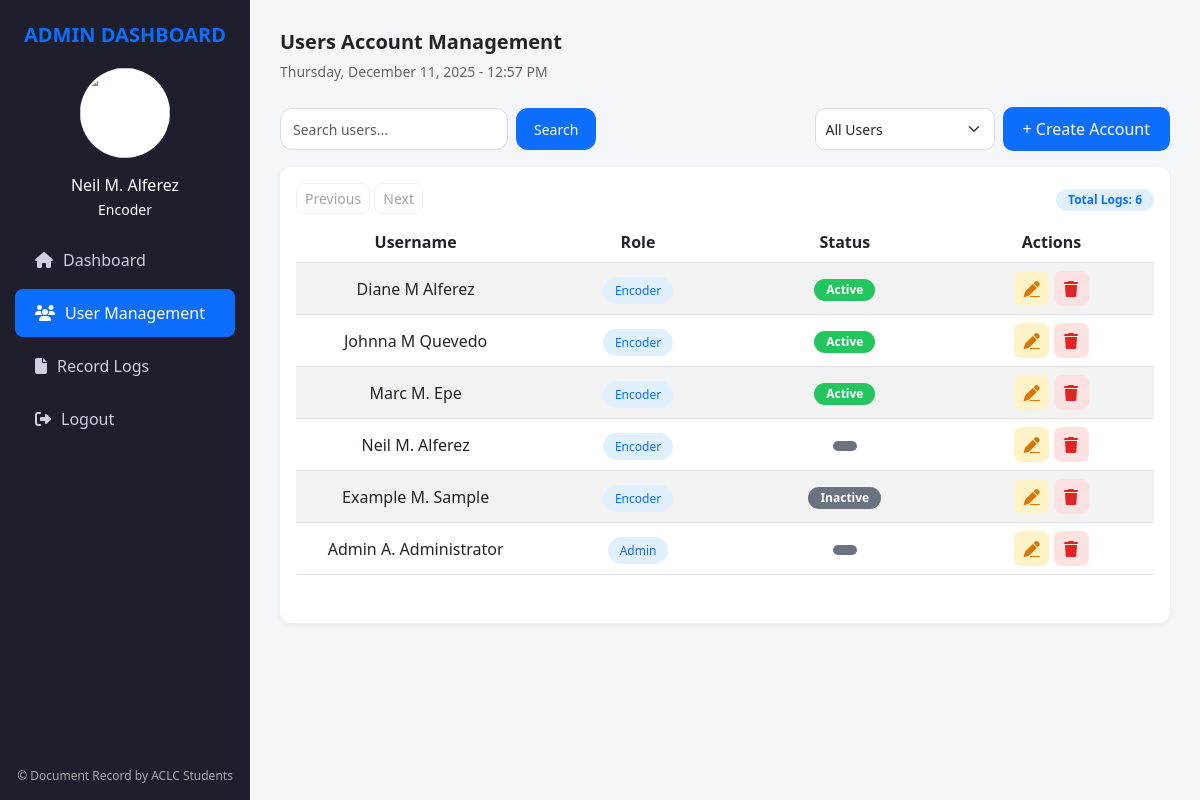
/admin/user_manage.php (signed in), run on the app's committed database.
### tables this page shows
CREATE TABLE `users` (
  `id` int(11) NOT NULL,
  `first_name` varchar(100) NOT NULL,
  `middle_initial` varchar(5) DEFAULT NULL,
  `last_name` varchar(100) NOT NULL,
  `username` varchar(100) NOT NULL,
  `email` varchar(255) NOT NULL,
  `password` varchar(255) NOT NULL,
  `role` enum('admin','encoder') NOT NULL,
  `status` enum('Active','Inactive') NOT NULL DEFAULT 'Active',
  `permissions` longtext DEFAULT NULL CHECK (json_valid(`permissions`)),
  `created_at` timestamp NOT NULL DEFAULT current_timestamp()
);

### admin/user_manage.php (the view, shortened to what this page needs)
<?php
include '../db.php';
$admin_id = $_SESSION['user_id'];
$sql = "SELECT first_name, middle_initial, last_name, role FROM users WHERE id = $admin_id LIMIT 1";
$result = $conn->query($sql);
if ($result && $result->num_rows > 0) {
    $admin = $result->fetch_assoc();
    $admin_fullname = $admin['first_name'] .
                      (!empty($admin['middle_initial']) ? " " . $admin['middle_initial'] : "") .
                      " " . $admin['last_name'];
} else {
    $admin_fullname = "Admin User";
}
$search = isset($_GET['search']) ? $conn->real_escape_string($_GET['search']) : '';
$limit = 10;
$page = isset($_GET['page']) ? max(1, intval($_GET['page'])) : 1;
$offset = ($page - 1) * $limit;
$where = "WHERE 1=1";
$sql = "SELECT * FROM users $where ORDER BY created_at DESC LIMIT $limit OFFSET $offset";
$result = $conn->query($sql);
$total_sql = "SELECT COUNT(*) AS total FROM users $where";
$total_result = $conn->query($total_sql);
$total_row = $total_result->fetch_assoc();
$total_users = $total_row['total'];
?>
<!DOCTYPE html>
<html lang="en">
<head>
    <link href="https://cdn.jsdelivr.net/npm/bootstrap@5.3.0/dist/css/bootstrap.min.css" rel="stylesheet">
    <link href="https://cdnjs.cloudflare.com/ajax/libs/font-awesome/6.4.0/css/all.min.css" rel="stylesheet">
    <link href="../assets/css/admin/user_manage.css" rel="stylesheet">
</head>
<body>
    <div class="sidebar">
        <div>
            <div class="brand">ADMIN DASHBOARD</div>
            <div class="profile">
                <img src="../assets/images/office-of-treasurer.png" alt="">
                <p>
                    <?= htmlspecialchars($admin_fullname) ?><br>
                    <small><?= ucfirst($admin['role']) ?></small>
                </p>
            </div>
            <div class="nav-menu">
                <a href="dashboard.php"><i class="fas fa-home"></i> Dashboard</a>
                <a href="user_manage.php" class="active"><i class="fas fa-users"></i> User Management</a>
                <a href="record_logs.php"><i class="fa-solid fa-file"></i> Record Logs</a>
                <a href="../logout.php"><i class="fas fa-sign-out-alt"></i> Logout</a>
            </div>
        </div>
        <div class="footer">© Document Record by ACLC Students</div>
    </div>
    <div class="content">
        <div class="welcome mb-4">
            <h5>Users Account Management</h5>
            <small><?= date("l, F j, Y - g:i A"); ?></small>
        </div>
        <div class="controls d-flex justify-content-between align-items-center mb-3">
            <div class="d-flex align-items-center gap-2">
                <input type="text" id="searchInput" class="form-control" placeholder="Search users..." value="<?= htmlspecialchars($search) ?>">
                <button id="searchBtn" class="btn btn-primary">Search</button>
            </div>
            <div class="d-flex align-items-center gap-2">
                <select id="moduleFilter" class="form-select">
                    <option value="">All Users</option>
                </select>
                <a href="create_account.php" class="btn-create">+ Create Account</a>
            </div>
        </div>
        <div class="card p-3">
            <div class="pagination-controls d-flex justify-content-between mb-2">
                <div>
                    <button class="btn btn-outline-secondary btn-sm" id="prevBtn">Previous</button>
                    <button class="btn btn-outline-secondary btn-sm" id="nextBtn">Next</button>
                </div>
                <div>
                    <span class="badge role-badge">Total Logs: <?= $total_users ?></span>
                </div>
            </div>
            <table class="table table-striped align-middle text-center">
                <thead>
                    <tr>
                        <th>Username</th>
                        <th>Role</th>
                        <th>Status</th>
                        <th>Actions</th>
                    </tr>
                </thead>
                <tbody>
                    <?php if ($result && $result->num_rows > 0): ?>
                        <?php while($row = $result->fetch_assoc()): ?>
                            <tr>
                                <td>
                                    <?= htmlspecialchars(
                                        trim(
                                            $row['first_name'] .
                                            (!empty($row['middle_initial']) ? " " . $row['middle_initial'] : "") .
                                            " " . $row['last_name']
                                        )
                                    ) ?>
                                </td>
                                <td><span class="role-badge"><?= ucfirst($row['role']) ?></span></td>
                                <td>
                                    <span class="badge <?= $row['status'] === 'Active' ? 'bg-success' : 'bg-secondary' ?>">
                                        <?= $row['status'] ?>
                                    </span>
                                </td>
                                <td>
                                    <a href="update_user.php?id=<?= $row['id'] ?>" class="btn-action btn-warning"><i class="fas fa-pen"></i></a>
                                    <button type="button" class="btn-action btn-danger"
                                        data-bs-toggle="modal"
                                        data-bs-target="#deleteModal"
                                        data-id="<?= $row['id'] ?>"
                                        data-username="<?= htmlspecialchars(
                                            trim(
                                                $row['first_name'] .
                                                (!empty($row['middle_initial']) ? " " . $row['middle_initial'] : "") .
                                                " " . $row['last_name']
                                            )
                                        ) ?>">
                                        <i class="fas fa-trash"></i>
                                    </button>
                                </td>
                            </tr>
                        <?php endwhile; ?>
                    <?php else: ?>
                        <tr><td colspan="6" class="text-center text-muted">No users found</td></tr>
                    <?php endif; ?>
                </tbody>
            </table>
            <nav class="d-flex justify-content-end">
            </nav>
        </div>
    </div>
</body>
</html>

### assets/css/admin/user_manage.css (style rules this page uses)
body { font-family: 'Segoe UI', sans-serif; background: #f5f6fa; }
.sidebar { height: 100vh; width: 250px; background: #1e1e2d; color: #fff; position: fixed; top: 0; left: 0; display: flex; flex-direction: column; justify-content: space-between; }
.sidebar .brand { font-size: 20px; font-weight: bold; padding: 20px; padding: 20px 20px 8px 20px; color: #0d6efd; text-align: center; }
.profile { text-align: center; padding: 10px 0; }
.profile img { width: 90px; height: 90px; border-radius: 50%; background: #ffffff; display: flex; justify-content: center; align-items: center; font-size: 22px; font-weight: bold; margin: auto; }
.profile p { margin: 15px 0 0; font-weight: 500; }
.nav-menu a { display: flex; align-items: center; padding: 12px 20px; color: #cfcfe0; text-decoration: none; border-radius: 8px; margin: 5px 15px; transition: 0.3s; }
.nav-menu a i { margin-right: 10px; }
.nav-menu a.active, .nav-menu a:hover { background: #0d6efd; color: #fff; }
.sidebar .footer { font-size: 12px; text-align: center; padding: 15px; color: #aaa; }
.content { margin-left: 250px; padding: 30px; }
.welcome h5 { font-weight: 600; margin-bottom: 5px; }
.welcome small { color: #666; }
.controls { display: flex; gap: 10px; margin-bottom: 20px; }
.controls .form-select { border-radius: 10px; padding: 10px; border: 1px solid #ddd; width: 180px; }
.controls .btn-create { border-radius: 10px; padding: 10px 20px; font-weight: 500; background: #0d6efd; color: #fff; border: none; }
.btn-create { border-radius: 10px; padding: 10px 20px; font-weight: 500; background: #0d6efd; color: #fff; border: none; text-decoration: none; display: inline-block; }
.card { border-radius: 12px; border: none; box-shadow: 0 2px 6px rgba(0,0,0,0.05); }
table th { background: #f5f5f9; font-weight: 600; color: #555; width: 10%; }
table td { vertical-align: middle; }
.badge { border-radius: 20px; padding: 5px 12px; font-size: 12px; }
.badge.bg-success { background: #22c55e !important; }
.badge.bg-secondary { background: #6b7280 !important; }
.role-badge { background: #e0f0ff; color: #0d6efd; border-radius: 20px; padding: 5px 12px; font-size: 12px; }
.pagination-controls { display: flex; justify-content: space-between; align-items: center; margin-bottom: 5px; }
.pagination-controls .btn-outline-secondary { border: 1.5px solid #e5e7eb; color: #6b7280; border-radius: 8px; transition: all 0.2s ease; }
.controls { display: flex; justify-content: space-between; align-items: center; flex-wrap: wrap; gap: 10px; margin-bottom: 20px; }
.controls input, .controls select, .controls button { height: 42px; border-radius: 12px; font-size: 14px; border: 1px solid #ddd; }
.controls button { background-color: #0d6efd; color: white; border: none; padding: 0 18px; transition: 0.3s; }
.controls select { width: 220px; }
.btn-action { border-radius: 8px; border: none; width: 35px; height: 35px; display: inline-flex; justify-content: center; align-items: center; }
.btn-warning { background: #fef3c7; color: #d97706; }
.btn-danger { background: #fee2e2; color: #dc2626; }

### data on the page
users: admin_fullname "Neil M. Alferez", role "Encoder", first_name+middle_initial+last_name "Neil M. Alferez"
users: first_name+middle_initial+last_name "Diane M Alferez", role "Encoder", status "Active"
users: first_name+middle_initial+last_name "Johnna M Quevedo", role "Encoder", status "Active"
users: first_name+middle_initial+last_name "Marc M. Epe", role "Encoder", status "Active"
users: first_name+middle_initial+last_name "Example M. Sample", role "Encoder", status "Inactive"
users: first_name+middle_initial+last_name "Admin A. Administrator", role "Admin"

### other printed values
$total_users "6"
